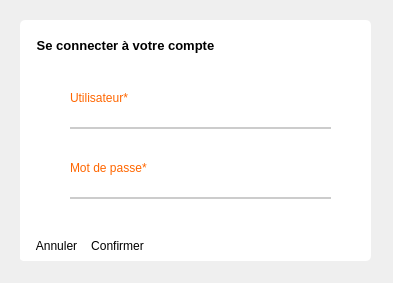
<?xml version="1.0" encoding="UTF-8"?>
<ui version="4.0">
 <class>MainWindow</class>
 <widget class="QMainWindow" name="MainWindow">
  <property name="geometry">
   <rect>
    <x>0</x>
    <y>0</y>
    <width>393</width>
    <height>283</height>
   </rect>
  </property>
  <property name="windowTitle">
   <string>MainWindow</string>
  </property>
  <widget class="QWidget" name="centralwidget">
   <widget class="QWidget" name="widget" native="true">
    <property name="geometry">
     <rect>
      <x>20</x>
      <y>20</y>
      <width>351</width>
      <height>241</height>
     </rect>
    </property>
    <property name="styleSheet">
     <string notr="true">QWidget{
background-color: rgb(255, 255, 255);
border-radius: 5px;
}

QLabel{
color: #FF6600;
}

QLabel#label{
color:#000;
}

QLineEdit{
border:none;
border-bottom: 2px solid #cccccc;
}

QLineEdit:focus{
border-bottom: 2px solid #FF6600;
}</string>
    </property>
    <widget class="QPushButton" name="btnAnnuler">
     <property name="geometry">
      <rect>
       <x>-1</x>
       <y>210</y>
       <width>75</width>
       <height>31</height>
      </rect>
     </property>
     <property name="font">
      <font>
       <family>Arial</family>
       <pointsize>9</pointsize>
      </font>
     </property>
     <property name="styleSheet">
      <string notr="true">border: none;</string>
     </property>
     <property name="text">
      <string>Annuler</string>
     </property>
    </widget>
    <widget class="QPushButton" name="btnConfirmer">
     <property name="geometry">
      <rect>
       <x>60</x>
       <y>210</y>
       <width>75</width>
       <height>31</height>
      </rect>
     </property>
     <property name="font">
      <font>
       <family>Arial</family>
       <pointsize>9</pointsize>
      </font>
     </property>
     <property name="styleSheet">
      <string notr="true">border: none;</string>
     </property>
     <property name="text">
      <string>Confirmer</string>
     </property>
    </widget>
    <widget class="QLabel" name="labelTexte">
     <property name="geometry">
      <rect>
       <x>0</x>
       <y>10</y>
       <width>211</width>
       <height>31</height>
      </rect>
     </property>
     <property name="font">
      <font>
       <family>Arial</family>
       <pointsize>10</pointsize>
       <weight>75</weight>
       <bold>true</bold>
      </font>
     </property>
     <property name="styleSheet">
      <string notr="true">color:black;</string>
     </property>
     <property name="text">
      <string>Se connecter à votre compte</string>
     </property>
     <property name="alignment">
      <set>Qt::AlignCenter</set>
     </property>
    </widget>
    <widget class="QWidget" name="layoutWidget">
     <property name="geometry">
      <rect>
       <x>50</x>
       <y>140</y>
       <width>261</width>
       <height>39</height>
      </rect>
     </property>
     <layout class="QVBoxLayout" name="verticalLayout">
      <item>
       <widget class="QLabel" name="labelPswrd">
        <property name="text">
         <string>Mot de passe*</string>
        </property>
       </widget>
      </item>
      <item>
       <widget class="QLineEdit" name="inputPswrd">
        <property name="styleSheet">
         <string notr="true">border-radius:none;</string>
        </property>
       </widget>
      </item>
     </layout>
    </widget>
    <widget class="QWidget" name="layoutWidget">
     <property name="geometry">
      <rect>
       <x>50</x>
       <y>70</y>
       <width>261</width>
       <height>39</height>
      </rect>
     </property>
     <layout class="QVBoxLayout" name="verticalLayout_2">
      <item>
       <widget class="QLabel" name="labelUser">
        <property name="text">
         <string>Utilisateur*</string>
        </property>
       </widget>
      </item>
      <item>
       <widget class="QLineEdit" name="inputUser">
        <property name="styleSheet">
         <string notr="true">border-radius:none;</string>
        </property>
       </widget>
      </item>
     </layout>
    </widget>
   </widget>
  </widget>
 </widget>
 <resources>
  <include location="resources.qrc"/>
 </resources>
 <connections/>
</ui>
